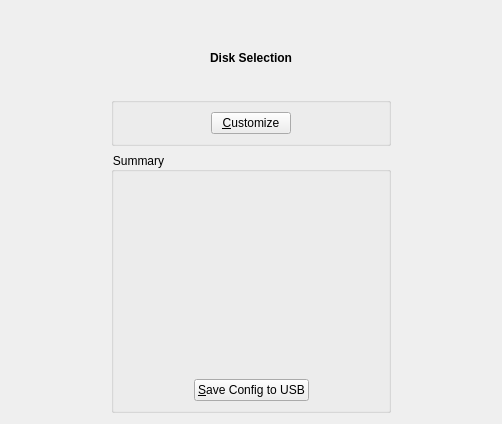
      <widget class="QWidget" name="page_3">
       <layout class="QGridLayout" name="gridLayout_7">
        <item row="2" column="1">
         <widget class="QGroupBox" name="groupBox_2">
          <property name="styleSheet">
           <string notr="true">background: transparent;</string>
          </property>
          <property name="title">
           <string/>
          </property>
          <layout class="QGridLayout" name="gridLayout_11">
           <item row="0" column="0">
            <layout class="QHBoxLayout" name="horizontalLayout_4">
             <item>
              <spacer name="horizontalSpacer_8">
               <property name="orientation">
                <enum>Qt::Horizontal</enum>
               </property>
               <property name="sizeHint" stdset="0">
                <size>
                 <width>40</width>
                 <height>20</height>
                </size>
               </property>
              </spacer>
             </item>
             <item>
              <widget class="QPushButton" name="pushDiskCustomize">
               <property name="styleSheet">
                <string notr="true">background-color: rgb(238, 238, 238);</string>
               </property>
               <property name="text">
                <string>&amp;Customize</string>
               </property>
               <property name="icon">
                <iconset resource="sysinstaller.qrc">
                 <normaloff>:/modules/images/configure.png</normaloff>:/modules/images/configure.png</iconset>
               </property>
               <property name="iconSize">
                <size>
                 <width>21</width>
                 <height>21</height>
                </size>
               </property>
              </widget>
             </item>
             <item>
              <spacer name="horizontalSpacer_9">
               <property name="orientation">
                <enum>Qt::Horizontal</enum>
               </property>
               <property name="sizeHint" stdset="0">
                <size>
                 <width>40</width>
                 <height>20</height>
                </size>
               </property>
              </spacer>
             </item>
            </layout>
           </item>
          </layout>
         </widget>
        </item>
        <item row="0" column="0" rowspan="4">
         <spacer name="horizontalSpacer_12">
          <property name="orientation">
           <enum>Qt::Horizontal</enum>
          </property>
          <property name="sizeType">
           <enum>QSizePolicy::Fixed</enum>
          </property>
          <property name="sizeHint" stdset="0">
           <size>
            <width>100</width>
            <height>341</height>
           </size>
          </property>
         </spacer>
        </item>
        <item row="0" column="1">
         <layout class="QVBoxLayout" name="verticalLayout_2">
          <item>
           <spacer name="verticalSpacer_6">
            <property name="orientation">
             <enum>Qt::Vertical</enum>
            </property>
            <property name="sizeType">
             <enum>QSizePolicy::Minimum</enum>
            </property>
            <property name="sizeHint" stdset="0">
             <size>
              <width>228</width>
              <height>40</height>
             </size>
            </property>
           </spacer>
          </item>
          <item>
           <widget class="QLabel" name="label_5">
            <property name="font">
             <font>
              <weight>75</weight>
              <bold>true</bold>
             </font>
            </property>
            <property name="styleSheet">
             <string notr="true">background: transparent;</string>
            </property>
            <property name="text">
             <string>Disk Selection</string>
            </property>
            <property name="alignment">
             <set>Qt::AlignCenter</set>
            </property>
           </widget>
          </item>
         </layout>
        </item>
        <item row="1" column="1">
         <layout class="QHBoxLayout" name="horizontalLayout_5">
          <item>
           <spacer name="horizontalSpacer_10">
            <property name="orientation">
             <enum>Qt::Horizontal</enum>
            </property>
            <property name="sizeHint" stdset="0">
             <size>
              <width>40</width>
              <height>20</height>
             </size>
            </property>
           </spacer>
          </item>
          <item>
           <widget class="QLabel" name="label_6">
            <property name="maximumSize">
             <size>
              <width>75</width>
              <height>75</height>
             </size>
            </property>
            <property name="styleSheet">
             <string notr="true">background: transparent;</string>
            </property>
            <property name="text">
             <string/>
            </property>
            <property name="pixmap">
             <pixmap resource="sysinstaller.qrc">:/modules/images/disk.png</pixmap>
            </property>
            <property name="alignment">
             <set>Qt::AlignCenter</set>
            </property>
           </widget>
          </item>
          <item>
           <spacer name="horizontalSpacer_11">
            <property name="orientation">
             <enum>Qt::Horizontal</enum>
            </property>
            <property name="sizeHint" stdset="0">
             <size>
              <width>40</width>
              <height>20</height>
             </size>
            </property>
           </spacer>
          </item>
         </layout>
        </item>
        <item row="3" column="1">
         <layout class="QGridLayout" name="gridLayout_10">
          <item row="0" column="0">
           <widget class="QGroupBox" name="groupBox_3">
            <property name="sizePolicy">
             <sizepolicy hsizetype="Preferred" vsizetype="MinimumExpanding">
              <horstretch>0</horstretch>
              <verstretch>0</verstretch>
             </sizepolicy>
            </property>
            <property name="styleSheet">
             <string notr="true">background: transparent;</string>
            </property>
            <property name="title">
             <string>Summary</string>
            </property>
            <layout class="QGridLayout" name="gridLayout_6">
             <item row="0" column="0">
              <widget class="QTextEdit" name="textEditDiskSummary">
               <property name="horizontalScrollBarPolicy">
                <enum>Qt::ScrollBarAlwaysOff</enum>
               </property>
               <property name="readOnly">
                <bool>true</bool>
               </property>
              </widget>
             </item>
             <item row="1" column="0">
              <layout class="QHBoxLayout" name="horizontalLayout_6">
               <item>
                <spacer name="horizontalSpacer_18">
                 <property name="orientation">
                  <enum>Qt::Horizontal</enum>
                 </property>
                 <property name="sizeHint" stdset="0">
                  <size>
                   <width>40</width>
                   <height>20</height>
                  </size>
                 </property>
                </spacer>
               </item>
               <item>
                <widget class="QPushButton" name="pushSaveConfig">
                 <property name="toolTip">
                  <string extracomment="Save configuration file to USB stick"/>
                 </property>
                 <property name="autoFillBackground">
                  <bool>false</bool>
                 </property>
                 <property name="styleSheet">
                  <string notr="true">background-color: rgb(238, 238, 238);</string>
                 </property>
                 <property name="text">
                  <string>&amp;Save Config to USB</string>
                 </property>
                 <property name="icon">
                  <iconset resource="sysinstaller.qrc">
                   <normaloff>:/modules/images/usb.png</normaloff>:/modules/images/usb.png</iconset>
                 </property>
                 <property name="iconSize">
                  <size>
                   <width>24</width>
                   <height>24</height>
                  </size>
                 </property>
                 <property name="autoDefault">
                  <bool>false</bool>
                 </property>
                 <property name="default">
                  <bool>false</bool>
                 </property>
                 <property name="flat">
                  <bool>false</bool>
                 </property>
                </widget>
               </item>
               <item>
                <spacer name="horizontalSpacer_19">
                 <property name="orientation">
                  <enum>Qt::Horizontal</enum>
                 </property>
                 <property name="sizeHint" stdset="0">
                  <size>
                   <width>40</width>
                   <height>20</height>
                  </size>
                 </property>
                </spacer>
               </item>
              </layout>
             </item>
            </layout>
           </widget>
          </item>
         </layout>
        </item>
        <item row="0" column="2" rowspan="4">
         <spacer name="horizontalSpacer_13">
          <property name="orientation">
           <enum>Qt::Horizontal</enum>
          </property>
          <property name="sizeType">
           <enum>QSizePolicy::Fixed</enum>
          </property>
          <property name="sizeHint" stdset="0">
           <size>
            <width>100</width>
            <height>278</height>
           </size>
          </property>
         </spacer>
        </item>
       </layout>
      </widget>
